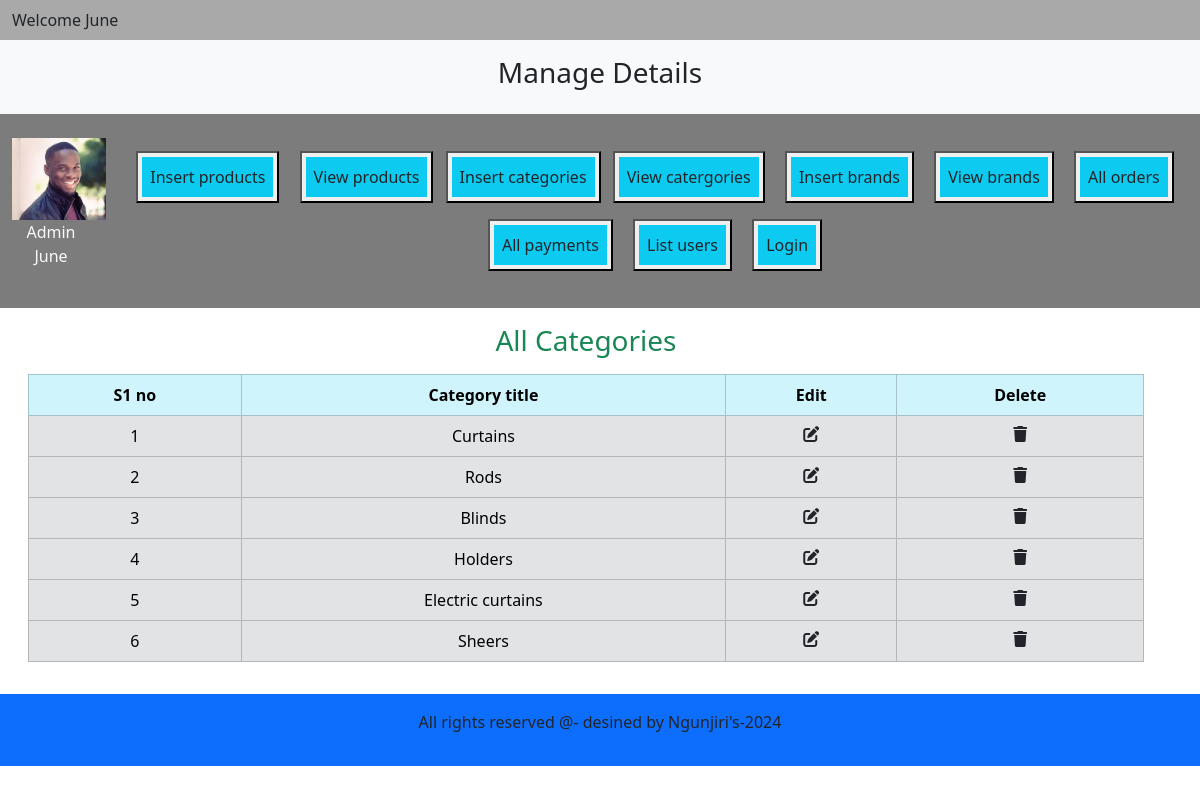
The page /admin_area/index.php?view_categories on the database its author committed.
### tables this page shows
CREATE TABLE `categories` (
  `category_id` int(100) NOT NULL,
  `category_title` varchar(100) NOT NULL
);

### admin_area/view_categories.php (the view)
 <h3 class="text-center text-success">All Categories</h3>
<table class="table table-bordered mt-3">
    <thead class="table-info">
    <tr class="text-center">
        <th>S1 no</th>
        <th>Category title</th>
        <th>Edit</th>
        <th>Delete</th>
    </tr>
    </thead>
    <tbody class="table-secondary text-light">
        <?php
        $select_cat="Select * from `categories`";
        $result=mysqli_query($con,$select_cat);
        $number=0;
        while($row=mysqli_fetch_assoc($result)){
            $category_id=$row['category_id'];
            $category_title=$row['category_title'];
            $number++;
        ?>
        <tr class="text-center">
            <td><?php echo $number; ?></td>
            <td><?php echo $category_title; ?></td>
            <td><a href="index.php?edit_category=<?php echo $category_id ?>" class="text-dark"><i class="fa-solid fa-pen-to-square"></i></a></td>
            <td><a href="index.php?delete_category=<?php echo $category_id ?>" class="text-dark"><i class="fa-solid fa-trash"></i></a></td>
        </tr>
        <?php
        }
        ?>
    </tbody>
</table>

### style.css (style rules this page uses)
* { margin:0; padding: 0; box-sizing: border-box; overflow-x: hidden; }
body { overflow: hidden; }

### admin_area/index.php (style rules this page uses)
body { overflow: hidden; }

### rows shown on the page
categories: category_title "Curtains"
categories: category_title "Rods"
categories: category_title "Blinds"
categories: category_title "Holders"
categories: category_title "Electric curtains"
categories: category_title "Sheers"
